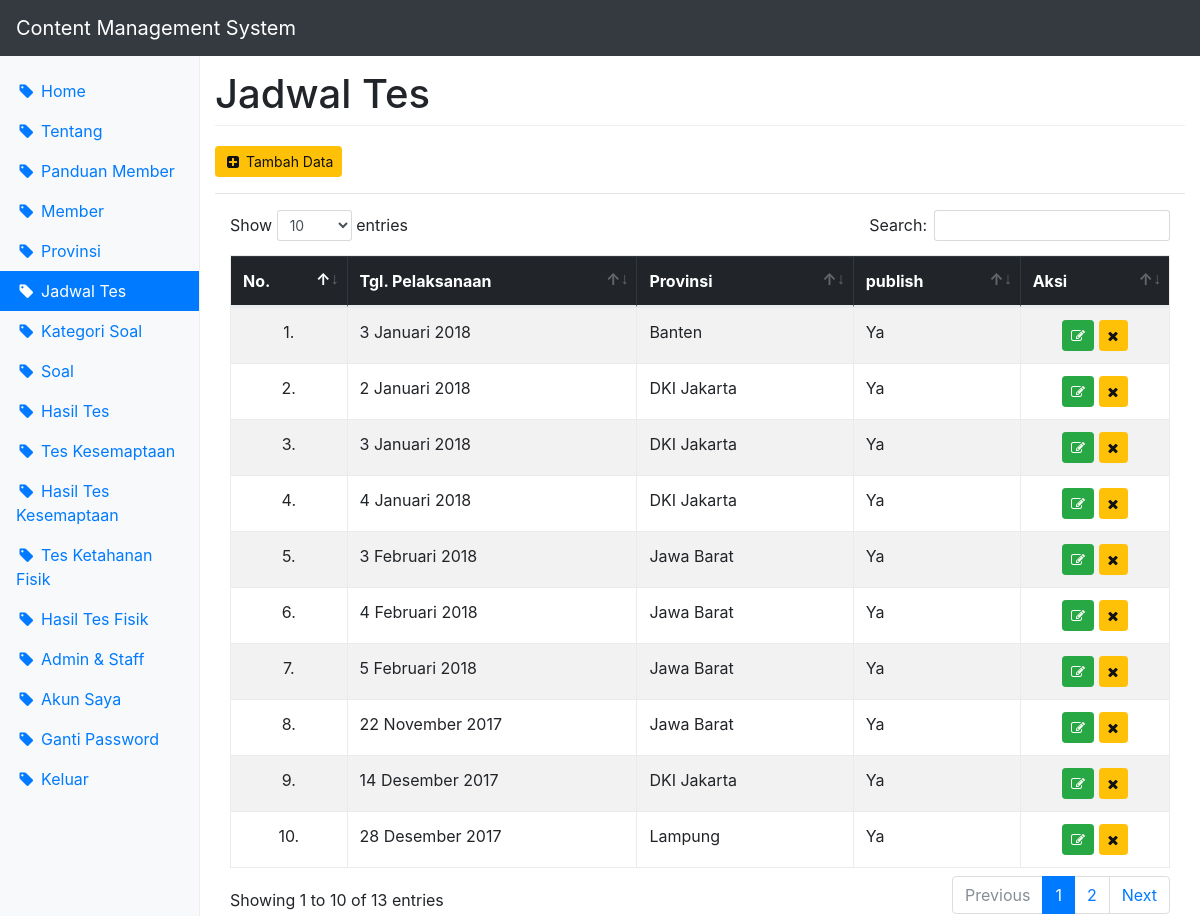
The page /cms/?page=jadwal (signed in) on the database as committed earlier.
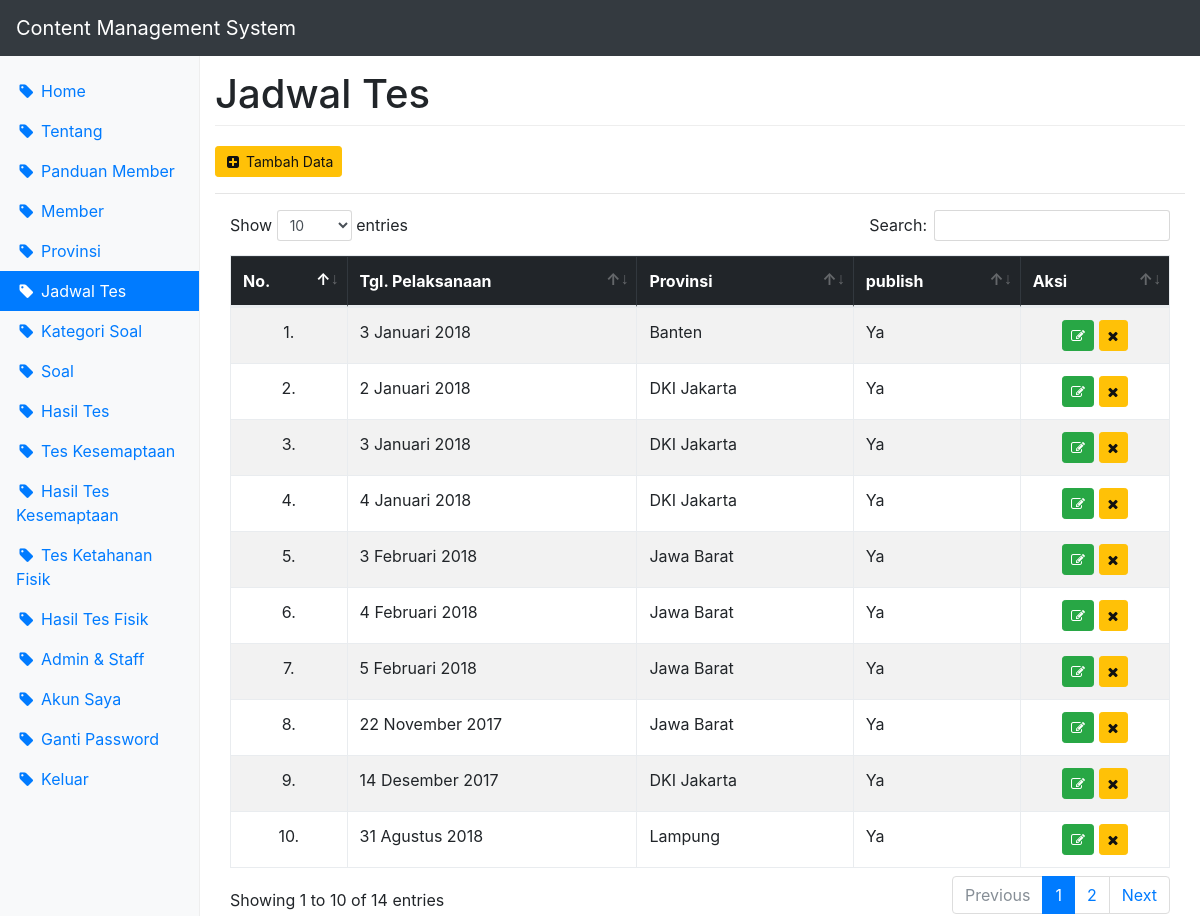
The same page on the database as committed later.
### tables this page shows
CREATE TABLE `jadwal` (
  `id_jadwal` int(11) NOT NULL,
  `tgl` varchar(2) NOT NULL,
  `bln` varchar(20) NOT NULL,
  `thn` varchar(4) NOT NULL,
  `provinsi` varchar(100) NOT NULL,
  `publish` enum('Ya','Tidak') NOT NULL
);

### cms/jadwal_show.php (the view)
<?php echo '<a href="?page='.$page.'&act=add" class="btn btn-sm btn-warning" title="Tambah Data"><span class="fa fa-plus-square fa-fw"></span> Tambah Data</a>'; ?>
<hr>
<table id="datatable" class="table table-responsive table-striped table-bordered table-hover" width="100%" cellspacing="0">
	<thead class="table-inverse">
		<tr>
			<th>No.</th>
			<th>Tgl. Pelaksanaan</th>
			<th>Provinsi</th>
			<th>publish</th>
			<th>Aksi</th>
		</tr>
	</thead>
	<tbody>
	<?php
		$no = 1;
		$sql = "select * from jadwal";
		$query = $db->query($sql);
		while($data = $query->fetch_assoc()){
			echo '<tr>
				<td class="text-center">'.$no.'.</td>
				<td>'.$data['tgl'].' '.$data['bln'].' '.$data['thn'].'</td>
				<td>'.$data['provinsi'].'</td>
				<td>'.$data['publish'].'</td>
				<td class="text-center">
					<a href="?page='.$page.'&act=edit&id_jadwal='.$data['id_jadwal'].'" class="btn btn-sm btn-success" title="Edit Data"><span class="fa fa-edit"></span></a>
					<a href="?page='.$page.'&act=delete&id_jadwal='.$data['id_jadwal'].'" class="btn btn-sm btn-warning" title="Hapus Data" onclick="return confirm(\'Anda yakin ingin menghapus data ini?\nData yang sudah dihapus tidak dapat dikembalikan\')"><span class="fa fa-remove"></span></a>
				</td>
			</tr>';
			$no++;
		}
	?>
	</tbody>
</table>

### cms/index.php (shortened to what this page needs)
<?php
require_once '../config.php';
$user = $db->query("select * from user where id_user = '{$_SESSION['id_user']}' limit 1")->fetch_assoc();
$page = isset($_GET['page']) ? $_GET['page'] : 'home';
?>
<!DOCTYPE html>
<html lang="en">
  <head>
    <link href="../vendor/bootstrap/css/bootstrap.min.css" rel="stylesheet">
    <link href="../vendor/datatable/datatables.min.css" rel="stylesheet">
    <link href="../vendor/datatable/DataTables-1.10.15/css/dataTables.bootstrap4.min.css" rel="stylesheet">
    <link href="../vendor/font-awesome/css/font-awesome.min.css" rel="stylesheet">
    <link href="../css/dashboard.css" rel="stylesheet">
  </head>
  <body>
    <nav class="navbar navbar-expand-md navbar-dark fixed-top bg-dark">
      <a class="navbar-brand" href="#">Content Management System</a>
    </nav>
    <div class="container-fluid">
      <div class="row">
        <nav class="col-sm-3 col-md-2 d-none d-sm-block bg-light sidebar">
          <ul class="nav nav-pills flex-column">
			<?php
				if($user['level']=='Admin'){
					$menuAr = array(
											'home'=>'Home',
											'tentang'=>'Tentang',
											'panduan'=>'Panduan Member',
											'member'=>'Member',
											'provinsi'=>'Provinsi',
											'jadwal'=>'Jadwal Tes',
											'kategori'=>'Kategori Soal',
											'soal'=>'Soal',
											'hasil'=>'Hasil Tes',
											'kesemaptaan'=>'Tes Kesemaptaan',
											'hasil-kesemaptaan'=>'Hasil Tes Kesemaptaan',
											'fisik'=>'Tes Ketahanan Fisik',
											'hasil-fisik'=>'Hasil Tes Fisik',
											'user'=>'Admin & Staff',
											'akun'=>'Akun Saya',
											'ganti-password'=>'Ganti Password',
											'keluar'=>'Keluar'
										);
				}
				foreach($menuAr as $link=>$menu){
					echo '<li class="nav-item"><a class="nav-link';
					if($link == $page){ echo ' active'; }
					echo '" href="?page='.$link.'"><i class="fa fa-fw fa-tag"></i> '.$menu.'</a></li>';
				}
			?>
          </ul>
        </nav>
        <main class="col-sm-9 ml-sm-auto col-md-10 pt-3" role="main">
        <?php
			if(in_array($menuAr[$page],$menuAr)){
				echo '<h1>'.$menuAr[$page].'</h1>';
				include $page.'.php';
			}else{
				include 'home.php';
			}
		?>
        </main>
      </div>
    </div>
  </body>
</html>

Rows that differ between the two databases and show on the page:
changed jadwal "Lampung": tgl "28" → "31"; bln "Desember" → "Agustus"; thn "2017" → "2018"
Other text that changed with them:
text written by a page script: "Show entries Search: Showing 1 to 10 of 13 entries Previous 1 2 Next" → "Show entries Search: Showing 1 to 10 of 14 entries Previous 1 2 Next"
